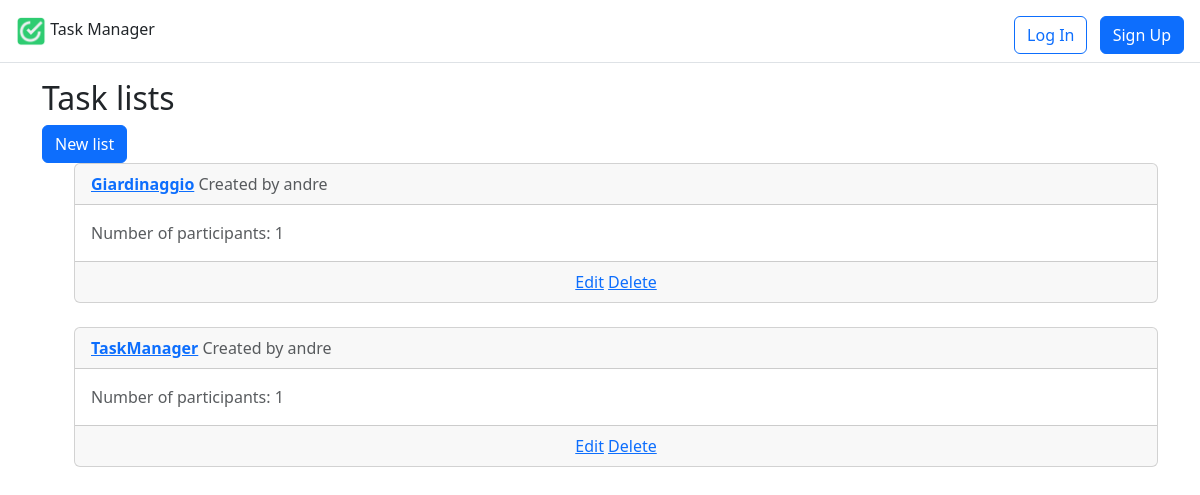
The page /lists/ on the database as committed earlier.
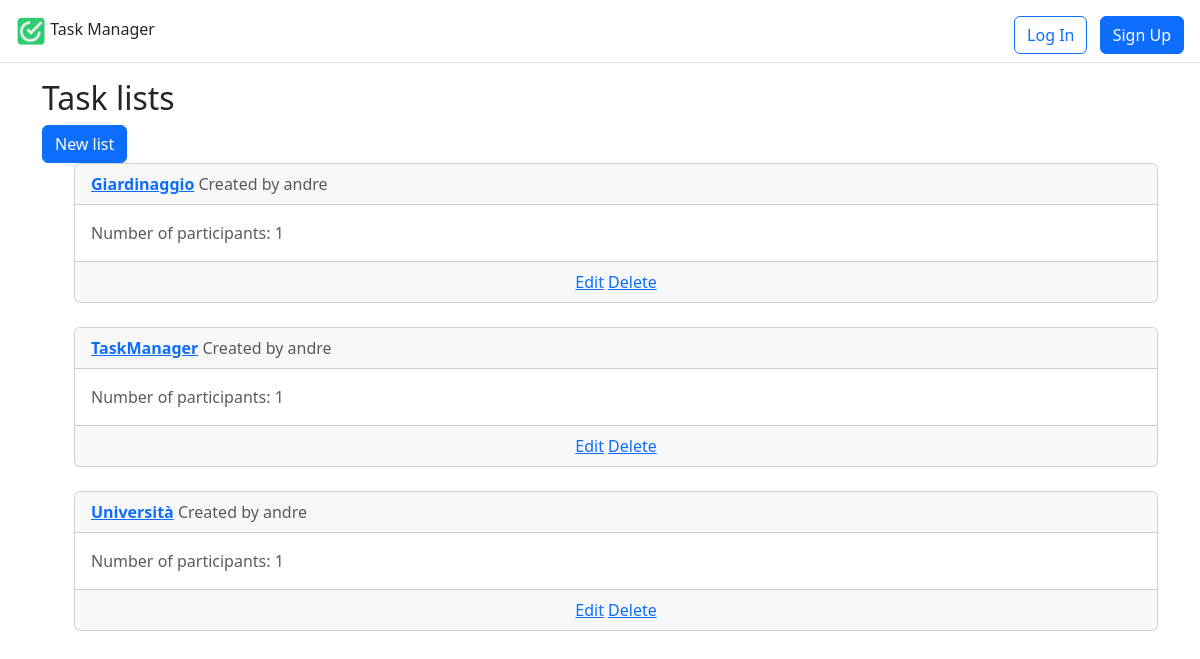
The same page on the database as committed later.
### lists/models.py (models this page shows, shortened)
class TaskList(models.Model):
    id = models.AutoField(primary_key=True)
    title = models.CharField(max_length=255)
    description = models.TextField()
    owner = models.ForeignKey(User, on_delete=models.CASCADE, related_name="owner")
    participants = models.ManyToManyField(User, related_name="participants")
    tasks = models.ManyToManyField("Task", related_name="tasks")

### lists/views.py (the view)
# urls.py: path('', views.TaskListsView.as_view(), name="lists"),
class TaskListsView(ListView):
    model = TaskList
    template_name = "lists/lists.html"
    def get_context_data(self, **kwargs):
        context = super().get_context_data(**kwargs)
        context["lists"] = TaskList.objects.all()
        return context

### templates/lists/lists.html
{% extends "base.html" %}
{% block content %}
    <h2>Task lists</h2>
    <a href="{% url 'list_new' %}">
        <button class="btn btn-primary">New list</button>
    </a>
    <ul>
        {% for task_list in lists %}
            <div class="card">
                <div class="card-header">
                    <span class="fw-bold">
                      <a href="{% url 'list' task_list.id %}">{{ task_list.title }}</a>
                    </span>
                    <span class="text-muted">Created by {{ task_list.owner }}</span>
                </div>
                <div class="card-body">
                    <span class="text-muted">Number of participants: {{ task_list.participants.count }}</span>
                </div>
                <div class="card-footer text-center text-muted">
                    <a href="{% url 'list_edit' task_list.id %}">Edit</a>
                    <a href="{% url 'list_delete' task_list.id %}">Delete</a>
                </div>
            </div>
            <br/>
        {% endfor %}
    </ul>
{% endblock %}

Rows that differ between the two databases and show on the page:
added TaskList: title "Università", owner "andre", participants.count "1"
